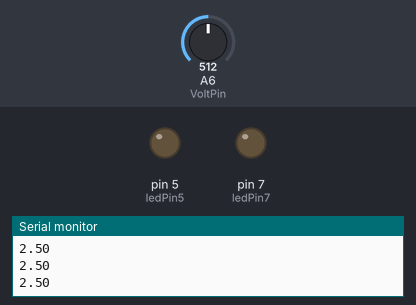
Simulated run of this sketch. Board: Arduino Nano, built with avr-gcc and run on an emulated ATmega328P. Shown: output pins drawn as LEDs (lit = HIGH), the last lines printed to the serial monitor. Dashed ring = blinking. The inputs (shaded band) are chosen by the test bench; at power-on: A6 (VoltPin) = 512.

Above: at 1.2 s.
1.3 s: A6 (VoltPin) set to 1014
2.8 s: A6 (VoltPin) set to 1023
At 3.13 s:
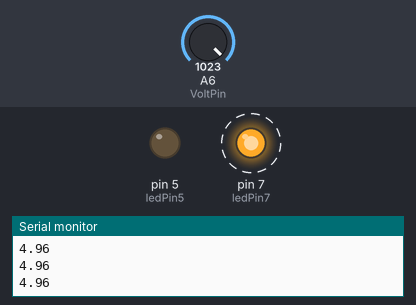
5.8 s: A6 (VoltPin) set to 900
At 6.3 s:
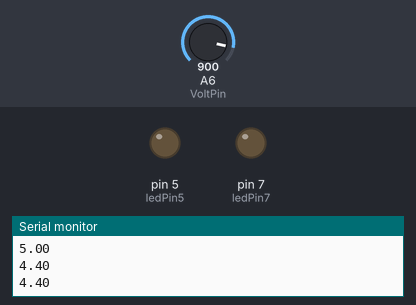
Timing chart, 0 to 8.8 s (numbered marks = the images above; inputs shaded):
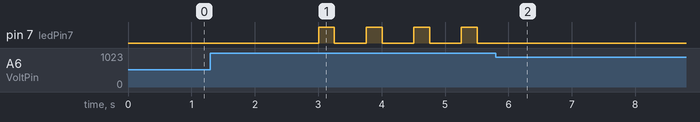

Measured:
- the behaviour switches between 1022 and 1023 on A6 (VoltPin) (found by bisection; images 0 and 1)
- after the input at 2.8 s, pin 7 (ledPin7): alternates HIGH for 0.25 s and LOW for 0.50 s, starting after 0.21 s
- after the input at 5.8 s, pin 7 (ledPin7): stops changing and stays LOW

The sketch:

Voltage-Based_LED_Indicator.ino
```cpp
// Pin connected to the voltage input (A6 corresponds to analog pin 6)
int VoltPin = A6;

// Variable to store the raw analog reading
int ReadVal;

// Variable to store the converted voltage value
float V2;

// Pins connected to LEDs
int ledPin7 = 7;
int ledPin5 = 5;

// Pause time between LED blinks in milliseconds
int pauseT = 250;

void setup() {
  // Initialize serial communication at 9600 baud rate
  Serial.begin(9600);

  // Set LED pins as output
  pinMode(ledPin7, OUTPUT);
  pinMode(ledPin5, OUTPUT);
}

void loop() {
  // Read the analog value from the voltage input pin
  ReadVal = analogRead(VoltPin);

  // Convert the raw analog value to a voltage (assuming a 5V reference)
  V2 = (5.0 / 1023.0) * ReadVal;

  // If the voltage is approximately 5V or 1V, blink the LED on pin 7
  if ((V2 == 5) || (V2 == 1)) {
    digitalWrite(ledPin7, HIGH);
    delay(pauseT); // Pause with LED on
    digitalWrite(ledPin7, LOW);
    delay(pauseT); // Pause with LED off

  // If the voltage is approximately 4V or 2V, blink the LED on pin 5
  } else if ((V2 == 4) || (V2 == 2)) {
    digitalWrite(ledPin5, HIGH);
    delay(pauseT); // Pause with LED on
    digitalWrite(ledPin5, LOW);
    delay(pauseT); // Pause with LED off

  // If the voltage is not 5V, 4V, 2V, or 1V, turn off both LEDs
  } else {
    digitalWrite(ledPin7, LOW);
    digitalWrite(ledPin5, LOW);
  }

  // Print the calculated voltage to the Serial Monitor
  Serial.println(V2);
  delay(pauseT); // Pause before the next loop iteration
}
```
